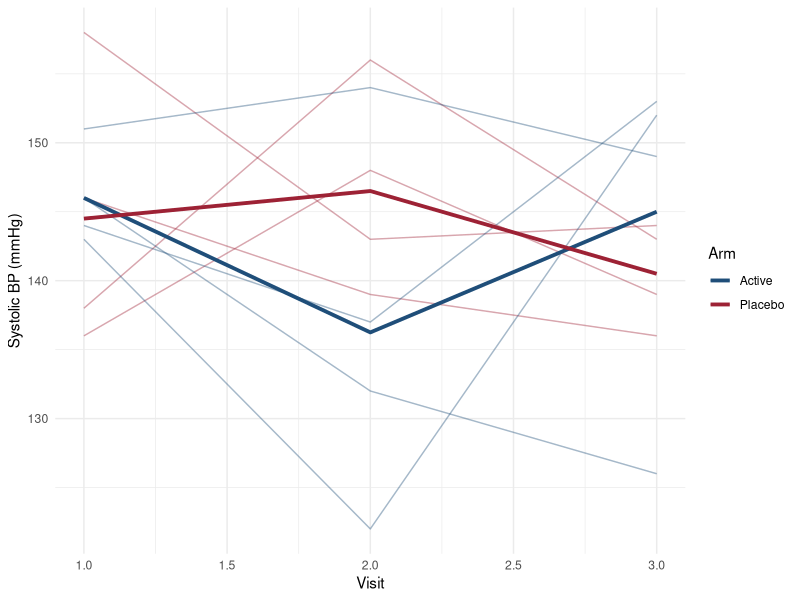

Generate this figure with R:
## ---- chunk 1
#| label: wrangle-r-obj
#| echo: false
#| message: false
library(palmerpenguins)
penguins_df <- na.omit(penguins)
## ---- chunk 2
#| label: wrangle-wide
#| message: false
library(tidyverse)

set.seed(2)
wide <- tibble(
  patient_id = sprintf("P%03d", 1:8),
  arm        = rep(c("Placebo", "Active"), each = 4),
  bp_v1      = round(rnorm(8, 145, 8)),
  bp_v2      = round(rnorm(8, 140, 8)),
  bp_v3      = round(rnorm(8, 136, 8))
)
wide
## ---- chunk 3
#| label: wrangle-long
long <- wide |>
  pivot_longer(starts_with("bp_v"),
               names_to = "visit", names_prefix = "bp_v",
               values_to = "bp") |>
  mutate(visit = as.integer(visit))
head(long, 6)
## ---- chunk 4
#| label: fig-bp-trajectory
#| fig-cap: "Systolic blood-pressure trajectories from the simulated
#|   trial. Thin lines are individual patients; heavy lines are arm
#|   means. Reshaping to long format is what makes visit an x-axis
#|   variable."
#| fig-scap: "Blood-pressure trajectories from the simulated trial"
#| fig-width: 6.5
#| fig-height: 4
ggplot(long, aes(visit, bp, color = arm)) +
  geom_line(aes(group = patient_id), alpha = 0.4) +
  stat_summary(aes(group = arm), fun = mean, geom = "line",
               linewidth = 1.3) +
  scale_color_manual(values = c(Placebo = "#9d2235", Active = "#1f4e79")) +
  labs(x = "Visit", y = "Systolic BP (mmHg)", color = "Arm") +
  theme_minimal()
